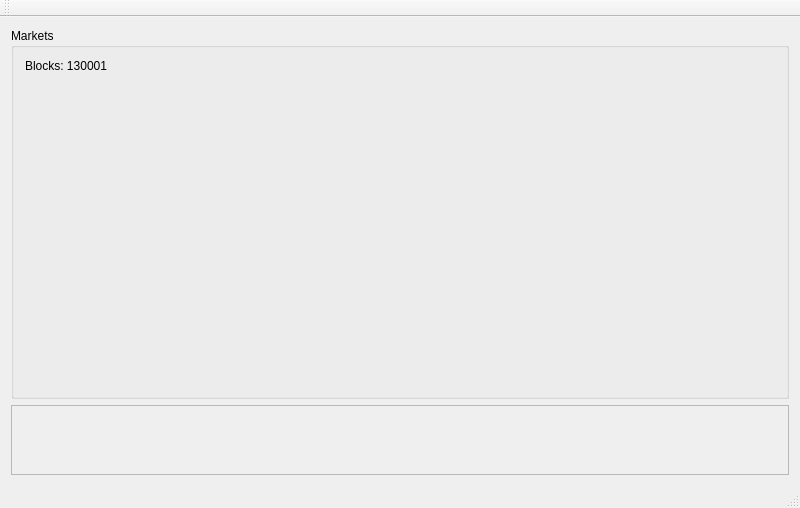
<?xml version="1.0" encoding="UTF-8"?>
<ui version="4.0">
 <class>btccm</class>
 <widget class="QMainWindow" name="btccm">
  <property name="windowTitle">
   <string>btccm</string>
  </property>
  <widget class="QWidget" name="centralWidget">
   <layout class="QVBoxLayout" name="verticalLayout">
    <item>
     <widget class="QGroupBox" name="groupBox">
      <property name="sizePolicy">
       <sizepolicy hsizetype="Preferred" vsizetype="Fixed">
        <horstretch>0</horstretch>
        <verstretch>0</verstretch>
       </sizepolicy>
      </property>
      <property name="minimumSize">
       <size>
        <width>0</width>
        <height>350</height>
       </size>
      </property>
      <property name="title">
       <string>Markets</string>
      </property>
      <property name="flat">
       <bool>true</bool>
      </property>
      <layout class="QVBoxLayout" name="verticalLayout_2">
       <item>
        <widget class="QLabel" name="statsLabel">
         <property name="text">
          <string>Blocks: 130001</string>
         </property>
        </widget>
       </item>
       <item>
        <widget class="QLabel" name="orderbookLabel">
         <property name="sizePolicy">
          <sizepolicy hsizetype="MinimumExpanding" vsizetype="MinimumExpanding">
           <horstretch>0</horstretch>
           <verstretch>0</verstretch>
          </sizepolicy>
         </property>
         <property name="minimumSize">
          <size>
           <width>750</width>
           <height>150</height>
          </size>
         </property>
         <property name="text">
          <string/>
         </property>
        </widget>
       </item>
       <item>
        <widget class="QLabel" name="aorderbookLabel">
         <property name="sizePolicy">
          <sizepolicy hsizetype="Fixed" vsizetype="Fixed">
           <horstretch>0</horstretch>
           <verstretch>0</verstretch>
          </sizepolicy>
         </property>
         <property name="minimumSize">
          <size>
           <width>750</width>
           <height>150</height>
          </size>
         </property>
         <property name="text">
          <string/>
         </property>
        </widget>
       </item>
      </layout>
     </widget>
    </item>
    <item>
     <widget class="QScrollArea" name="scrollArea">
      <property name="widgetResizable">
       <bool>true</bool>
      </property>
      <widget class="QWidget" name="scrollAreaWidgetContents">
       <property name="geometry">
        <rect>
         <x>0</x>
         <y>0</y>
         <width>748</width>
         <height>76</height>
        </rect>
       </property>
       <layout class="QGridLayout" name="gridLayout">
        <item row="0" column="0">
         <widget class="QLabel" name="chartLabel">
          <property name="frameShadow">
           <enum>QFrame::Plain</enum>
          </property>
          <property name="midLineWidth">
           <number>0</number>
          </property>
          <property name="text">
           <string/>
          </property>
         </widget>
        </item>
       </layout>
      </widget>
     </widget>
    </item>
   </layout>
  </widget>
  <widget class="QMenuBar" name="menuBar">
   <property name="geometry">
    <rect>
     <x>0</x>
     <y>0</y>
     <width>774</width>
     <height>22</height>
    </rect>
   </property>
  </widget>
  <widget class="QToolBar" name="mainToolBar">
   <attribute name="toolBarArea">
    <enum>TopToolBarArea</enum>
   </attribute>
   <attribute name="toolBarBreak">
    <bool>false</bool>
   </attribute>
  </widget>
  <widget class="QStatusBar" name="statusBar"/>
 </widget>
 <layoutdefault spacing="6" margin="11"/>
 <resources/>
 <connections/>
</ui>
